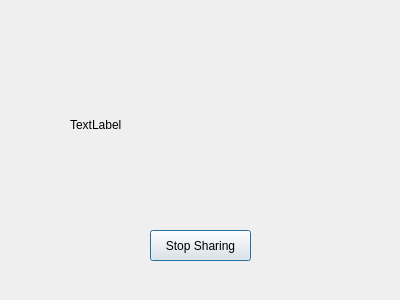
<?xml version="1.0" encoding="UTF-8"?>
<ui version="4.0">
 <class>SharingDialog</class>
 <widget class="QDialog" name="SharingDialog">
  <property name="geometry">
   <rect>
    <x>0</x>
    <y>0</y>
    <width>400</width>
    <height>300</height>
   </rect>
  </property>
  <property name="windowTitle">
   <string>Dialog</string>
  </property>
  <property name="sizeGripEnabled">
   <bool>false</bool>
  </property>
  <widget class="QPushButton" name="stopSharing">
   <property name="geometry">
    <rect>
     <x>150</x>
     <y>230</y>
     <width>101</width>
     <height>31</height>
    </rect>
   </property>
   <property name="text">
    <string>Stop Sharing</string>
   </property>
  </widget>
  <widget class="QLabel" name="linkLabel">
   <property name="geometry">
    <rect>
     <x>70</x>
     <y>80</y>
     <width>261</width>
     <height>91</height>
    </rect>
   </property>
   <property name="text">
    <string>TextLabel</string>
   </property>
   <property name="alignment">
    <set>Qt::AlignLeading|Qt::AlignLeft|Qt::AlignVCenter</set>
   </property>
   <property name="textInteractionFlags">
    <set>Qt::LinksAccessibleByMouse|Qt::TextSelectableByKeyboard|Qt::TextSelectableByMouse</set>
   </property>
  </widget>
 </widget>
 <resources/>
 <connections/>
</ui>
